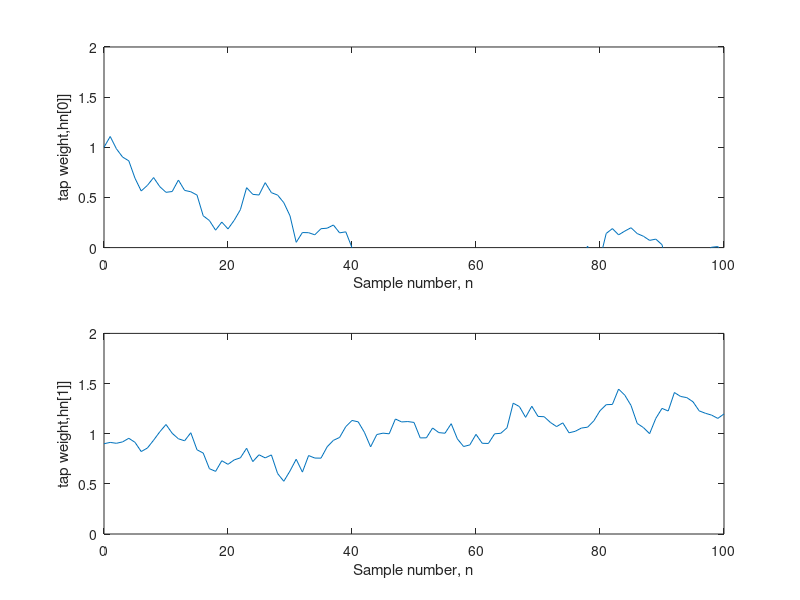
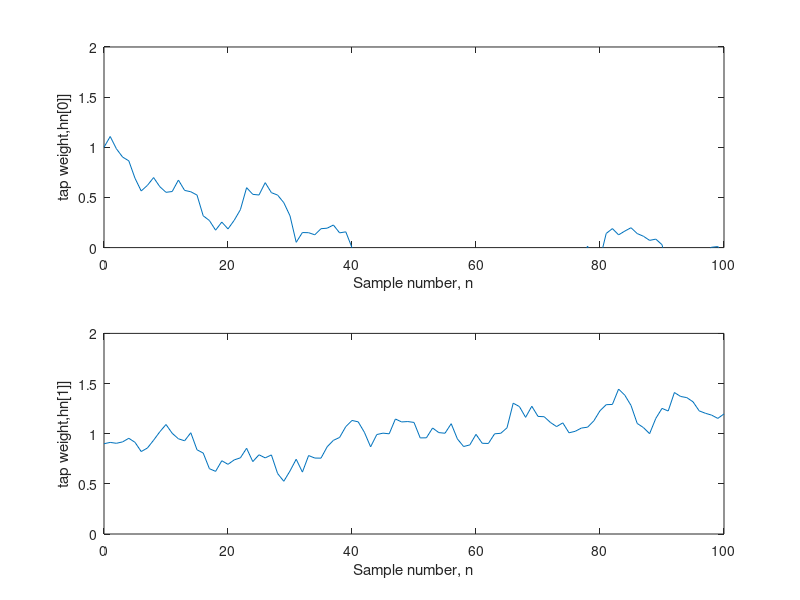
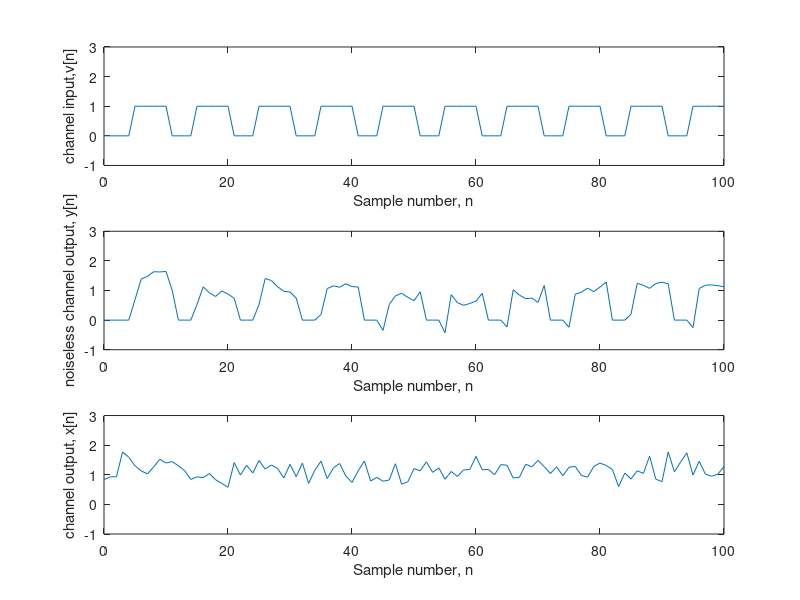
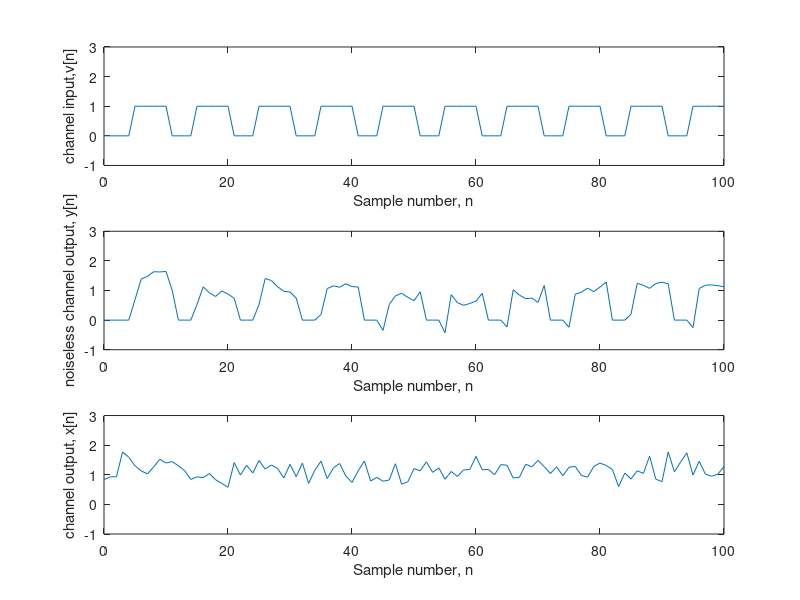

Write the MATLAB code that produced these figures, in order.
%% Lab 2 - Kalman Filter
clear;clc;close all

N = 100;
p = 2;

A1 = [0.99 0;0 0.999];
Q1 = 0.0001*eye(2);


A2 = [0.99 0;0 0.999];
Q2 = 0.01*eye(2);

A3 = [0.99 0.01;0.01 0.999];
Q3 = 0.001*eye(2);

sigma_w= 0.1;

A = A2;
Q = Q2;

%% Fig 13.16 (channel realization)
hn = [1;0.9]; % h[-1]
Hn= [];
Hn= [Hn hn];
for n=1:N+1
    hn = A*hn+(mvnrnd(zeros(p,1),Q))'; %dynamic model
    Hn= [Hn hn];
end
figure;
subplot(2,1,1)
plot(0:N,Hn(1,1:N+1));
ylim([0 2])
ylabel('tap weight,hn[0]]')
xlabel('Sample number, n')

subplot(2,1,2)
plot(0:N,Hn(2,1:N+1));
ylim([0 2]);
ylabel('tap weight,hn[1]]')
xlabel('Sample number, n')

savefig('channel_realization_caseI.fig'); % Save the figure as .fig
saveas(gcf, 'channel_realization_caseI.jpg', 'jpeg');
%% Signal generation (Fig 13.17)
%%%% input v[n] %%%%
T=10;
vn = zeros(N+2,1);
for n=T/2+1:T+1
    vn(n:T:N+1) = 1;
end
figure;
subplot(3,1,1)
plot(0:N,vn(1:N+1)); %Fig 13.17
ylim([-1 3])
ylabel('channel input,v[n]')
xlabel('Sample number, n')
%%%% noiseless channel output  y[n] %%%%

hn0 = Hn(1,1:N+1);
hn1 = Hn(2,1:N+1);
Yn= [];

n_values = 2:length(vn);
vn_minus_1 = vn(n_values - 1);
vn_minus_1 = [0 ; vn_minus_1];

for n=1:N+1
    yn = hn0(n)*vn(n) + hn1(n)*vn_minus_1(n);
    Yn= [Yn yn];
end

subplot(3,1,2)
plot(0:N, Yn(1:N+1));% plot y[n] (Fig 13.17b) 
ylim([-1 3]);
ylabel('noiseless channel output, y[n]')
xlabel('Sample number, n')
%%%% channel output x[n] %%%%
wn = sqrt(sigma_w)*randn(1,N+1);
xn = yn + wn; 


subplot(3,1,3)
plot(0:N,xn) % plot received signal with noise (Fig 13.17b) 
ylim([-1 3]);
ylabel('channel output, x[n]')
xlabel('Sample number, n')

savefig('signal_realization_caseI.fig'); % Save the figure as .fig
saveas(gcf, 'signal_realization_caseI.jpg', 'jpeg');
%% KALMAL FILTER %%%%%%%%%%%%%%%%%%%


H_hat = zeros(2,N);
M= zeros(p,p,N);
M(:,:,1) = eye(2);
K = zeros(2,N);

for i=2:N
    H_hat(:,i) = A*H_hat(:,i-1);
    M(:,:,i) = A*M(:,:,i-1)*A' + Q;
    vnVec = [vn(i);vn(i-1)];
    K(:,i) = (M(:,:,i)*vnVec)/(sigma_w + vnVec'*M(:,:,i)*vnVec);
    H_hat(:,i) = H_hat(:,i) + K(:,i)*(xn(i) - vnVec'*H_hat(:,i));
    M(:,:,i) = (eye(p) - K(:,i)*vnVec')*M(:,:,i);
end

% Kalman filter estimate
figure;
subplot(2,1,1)
plot(0:N,Hn(1,1:N+1),'k--','LineWidth', 1)
hold on
plot(1:N,H_hat(1,:),'k','LineWidth', 2)
legend('True','Estimate','Location','Best')
ylim([0 3.5])
ylabel('Tap weight, hn[0]')
xlabel('Sample number, n')

subplot(2,1,2)
plot(0:N,Hn(2,1:N+1),'k--','LineWidth', 1)
hold on
plot(1:N,H_hat(2,:),'k','LineWidth', 2)
legend('True','Estimate','Location','Best')
ylim([0 3.5])
ylabel('Tap weight, hn[1]')
xlabel('Sample number, n')
savefig('tapWeight_caseI.fig'); % Save the figure as .fig
saveas(gcf, 'tapWeight_caseII.jpg', 'jpeg');

% Kalman Gain
figure;
subplot(2,1,1)
plot(1:N,K(1,1:N),'k','LineWidth', 1)
ylim([-1.5 1.5])
ylabel('Kalman Gain, K1[n]')
xlabel('Sample number, n')

subplot(2,1,2)
plot(1:N,K(2,1:N),'k','LineWidth', 1)
ylim([-1.5 1.5])
ylabel('Kalman Gain, K2[n]')
xlabel('Sample number, n')
savefig('KalmanGain_caseI.fig'); % Save the figure as .fig
saveas(gcf, 'KalmanGain_caseI.jpg', 'jpeg');
% MMSE
figure;
subplot(2,1,1)
plot(1:N,squeeze(M(1,1,:)),'k','LineWidth', 1)
ylim([0 0.2])
ylabel('Minimum MSE, M11[n]')
xlabel('Sample number, n')
custom_ticks = 0:0.02:0.4; % Define your custom tick values
yticks(custom_ticks);


subplot(2,1,2)
plot(1:N,squeeze(M(2,2,:)),'k','LineWidth', 1)
ylim([0 0.2])
ylabel('Minimum MSE, M22[n]')
xlabel('Sample number, n')
custom_ticks = 0:0.02:0.2; % Define your custom tick values
yticks(custom_ticks);

savefig('MMSE_caseI.fig'); % Save the figure as .fig
saveas(gcf, 'MMSE_caseI.jpg', 'jpeg');
